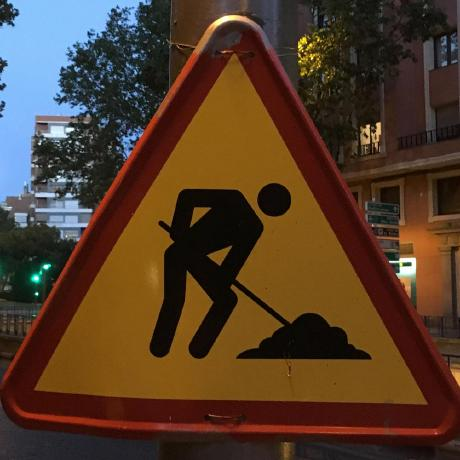
#> input picture assets/roadworks.jpg, 460 x 460 px
$ python make-ink.py
#> lines starting #> are read from the running program, lines starting #| are printed output that depends on the picture; after the words box and inside, x2 and y2 are one past the last pixel; in counts of white or black regions, pixels touching at a corner belong together
"""Writes static/ink-roadworks.webp and -dark.webp: the owner's GitHub avatar, assets/roadworks.jpg,
a road sign with a man digging, painted over in ink. A demo of a work in the left field, until the
artist's page.

Nothing of the photo is kept but where things are. The sign is three strokes of a loaded brush, its
bristles running dry towards the lift; the man is the pictogram's shape as one mass of ink, its edge
soaked into the paper's fibres; the mound a grey wash with the pigment pooled at its rim. Painted on
wet paper, it runs soft and bleeds, and each file is one pale flat ink with the painting as alpha: a
wash behind the text, not a picture beside it.

Run: uv run --no-project --with pillow scripts/make-ink.py"""

import math
import random
from pathlib import Path

from PIL import Image, ImageChops, ImageDraw, ImageFilter, ImageOps

ROOT = Path(__file__).resolve().parent.parent
SOURCE = ROOT / "assets" / "roadworks.jpg"
OUT = ROOT / "static"

# The photo's px, and how many times finer it's painted
SIZE = 460
K = 3
N = SIZE * K

# 7 rows of 32px, at 2x
WIDTH = 448

# The sign's corners on the middle of its red band, and the yellow inside it
APEX, LEFT, RIGHT = (236, 40), (22, 402), (440, 418)
FACE = [(238, 62), (40, 388), (421, 402)]

# Under the shovel's blade: the mound
HEAP = [(240, 340), (262, 322), (285, 312), (300, 305), (380, 305), (380, 365), (234, 365)]

# name -> ink, and how much of the painting's alpha it keeps: a pale wash, the wash of the links'
# band in each theme, so the work stays behind the text
INKS = {"": ((0x8A, 0x83, 0x74), 0.5), "-dark": ((0x8F, 0x89, 0x7D), 0.42)}

WEBP = {"format": "WEBP", "quality": 90, "alpha_quality": 100, "method": 6}


def lut(f) -> list[int]:
    return [max(0, min(255, round(f(v / 255) * 255))) for v in range(256)]


def tone(x: Image.Image, k: float) -> Image.Image:
    return x.point(lut(lambda v: v * k))


def ramp(x: Image.Image, at: float, width: float) -> Image.Image:
    return x.point(lut(lambda v: (v - at + width / 2) / width))


def smooth(a: float, b: float, t: float) -> float:
    t = min(1, max(0, (t - a) / (b - a)))
    return t * t * (3 - 2 * t)


def blur(x: Image.Image, r: float) -> Image.Image:
    return x.filter(ImageFilter.GaussianBlur(r * K))


def screen(*xs: Image.Image) -> Image.Image:
    out = xs[0]
    for x in xs[1:]:
        out = ImageChops.screen(out, x)

    return out


def noise(rng: random.Random, size: tuple[int, int], cells: tuple[int, int]) -> Image.Image:
    """Smooth noise, 0 to 255: `cells` random values across `size`. Drawn out along x, it's the grain a
    brush leaves in its stroke."""
    small = Image.frombytes("L", cells, rng.randbytes(cells[0] * cells[1]))
    return ImageOps.autocontrast(small.resize(size, Image.Resampling.BICUBIC), cutoff=1)


def fibres(rng: random.Random, cell: int) -> Image.Image:
    return noise(rng, (N, N), (N // (cell * K), N // (cell * K)))


def uneven(x: Image.Image, rng: random.Random, cell: int, k: float) -> Image.Image:
    return ImageChops.multiply(x, fibres(rng, cell).point(lut(lambda v: 1 - k + k * v)))


def ragged(mask: Image.Image, rng: random.Random, r=1.0, cell=3, amount=0.5) -> Image.Image:
    """Ink soaks into the paper's fibres: the edge wanders by their noise."""
    wander = fibres(rng, cell).point(lut(lambda v: (v - 0.5) * amount + 0.5))
    return ramp(ImageChops.add(blur(mask, r), wander, offset=-128), 0.5, 0.1)


def rims(x: Image.Image, r: float, k: float) -> Image.Image:
    """The pigment drifts to the edge of a wash as it dries: darker where the wash ends."""
    return screen(x, tone(ImageChops.subtract(x, blur(x, r)), k))


def inside(points: list[tuple[int, int]], shrink=0) -> Image.Image:
    x = Image.new("L", (N, N))
    ImageDraw.Draw(x).polygon([(a * K, b * K) for a, b in points], fill=255)
    return x.filter(ImageFilter.MinFilter(shrink * K * 2 + 1)) if shrink else x


def brush(rng: random.Random, a: tuple, b: tuple, width: float, ink: float, fly: float) -> Image.Image:
    """A stroke of a loaded brush from a to b, painted along x and turned into place: bristles side by
    side, landing in a round, a little wider where it presses. Towards the lift they run dry one by
    one, the edge ones first, and the paper shows through in streaks, the flying white: the lower
    `fly`, the sooner."""
    bristles = 56
    length = math.dist(a, b) * K
    w0 = width * K
    pad = int(w0)
    tile = Image.new("L", (int(length + 2 * pad), int(w0 * 1.6 + 2 * pad)))
    pen = ImageDraw.Draw(tile)
    mid = tile.height / 2

    def w(t: float) -> float:
        land = 0.8 + 0.2 * smooth(0, 0.06, t) + 0.15 * math.exp(-(((t - 0.05) / 0.05) ** 2))
        return w0 * land * (1 - 0.3 * smooth(0.65, 1, t))

    step = 1.5
    thick = max(2, round(w0 / bristles * 2.4))
    for i in range(bristles):
        off = (i + 0.5) / bristles * 2 - 1 + rng.uniform(-0.7, 0.7) / bristles
        dry = min(1 - rng.uniform(0, 0.05), rng.uniform(fly, 1.6) - 0.5 * abs(off) ** 1.5)
        x = pad + w(0) / 2 * (1 - math.sqrt(1 - off * off)) * rng.uniform(0.8, 1.1)

        while x < pad + length * dry:
            t = (x - pad) / length
            fade = smooth(dry - 0.35, dry, t)
            if rng.random() < 0.004 + fade * 0.06:
                x += rng.uniform(4, 30 + 120 * fade)
                continue

            y0, y1 = mid + off * w(t) / 2, mid + off * w(t + step / length) / 2
            pen.line([(x, y0), (x + step + 1, y1)], fill=255, width=thick)
            x += step

    grain = noise(rng, tile.size, (6, 70)).point(lut(lambda v: 0.88 + 0.12 * v))
    stroke = ImageChops.multiply(tone(tile.filter(ImageFilter.GaussianBlur(0.6)), ink), grain)

    # the page's px to the tile's: a lands on (pad, mid), b along x from it
    angle = math.atan2(b[1] - a[1], b[0] - a[0])
    c, s = math.cos(angle), math.sin(angle)
    ax, ay = a[0] * K, a[1] * K
    data = (c, s, pad - ax * c - ay * s, -s, c, mid + ax * s - ay * c)
    return stroke.transform((N, N), Image.Transform.AFFINE, data, Image.Resampling.BICUBIC)


def paint() -> Image.Image:
    rng = random.Random(7)
    photo = Image.open(SOURCE).convert("RGB").resize((N, N), Image.Resampling.LANCZOS).convert("HSV")
#> photo: PIL image 1380x1380 HSV; mean H, S, V 48.9, 159.8, 91.1
    dark = ramp(blur(photo.getchannel("V"), 0.6), 0.32, 0.1).point(lut(lambda v: 1 - v))
    shape = ImageChops.multiply(dark, inside(FACE, shrink=2))
#> in inside, `x = Image.new("L", (N, N))`: x: PIL image 1380x1380 L; every value is 0
#> in inside, `ImageDraw.Draw(x).polygon([(a * K, b * K) for a, b in points], fill=255)`:
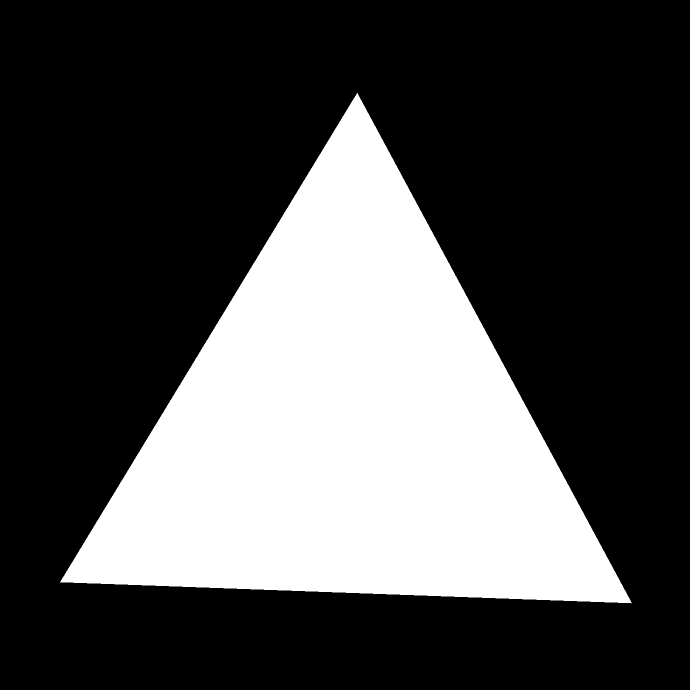
#> x: PIL image 1380x1380 L (shown at 1/2 size); 30.1% white; 1 white region, box (x1, y1, x2, y2) and area: (120, 186, 1264, 1207) 572419
#> in inside, `return x.filter(ImageFilter.MinFilter(shrink * K * 2 + 1)) if shrink e..`: returned value: PIL image 1380x1380 L; 28.7% white; 1 white region, box (x1, y1, x2, y2) and area: (133, 203, 1251, 1200) 546734
    heap = ImageChops.multiply(shape, inside(HEAP))
#> in inside (call 2), `ImageDraw.Draw(x).polygon([(a * K, b * K) for a, b in points], fill=255)`: x: PIL image 1380x1380 L; 3.6% white; 1 white region, box (x1, y1, x2, y2) and area: (702, 915, 1141, 1096) 68689
    man = ImageChops.subtract(shape, heap)

    # the sign: three strokes, lifted at the apex where it hangs
    sides = screen(
        brush(rng, (APEX[0] - 8, APEX[1] + 6), (LEFT[0] + 4, LEFT[1] - 4), 24, 0.96, fly=0.75),
        brush(rng, (LEFT[0] - 2, LEFT[1] + 2), (RIGHT[0] + 2, RIGHT[1] + 2), 22, 0.94, fly=0.6),
        brush(rng, (RIGHT[0] - 2, RIGHT[1] - 12), (APEX[0] + 10, APEX[1] + 8), 23, 0.92, fly=0.5),
    )
#> in brush, `tile = Image.new("L", (int(length + 2 * pad), int(w0 * 1.6 + 2 * pad)))`: tile: PIL image 1361x259 L; every value is 0
#> call 2 of brush, with a = (20, 404), b = (442, 420), width = 22, ink = 0.94, fly = 0.6
#> in brush (call 2), `bristles = 56`: bristles = 56
#> in brush (call 2), `length = math.dist(a, b) * K`: length = 1266.9
#> in brush (call 2), `tile = Image.new("L", (int(length + 2 * pad), int(w0 * 1.6 + 2 * pad)))`: tile: PIL image 1398x237 L; every value is 0
#> in brush (call 2), `thick = max(2, round(w0 / bristles * 2.4))`: thick = 3
#> the loop in brush (call 2), `for i in range(bristles):` made 56 passes
#> (off, dry) on pass 1: (-0.973, 0.712)
#> in brush (call 2), `grain = noise(rng, tile.size, (6, 70)).point(lut(lambda v: 0.88 + 0.12..`:
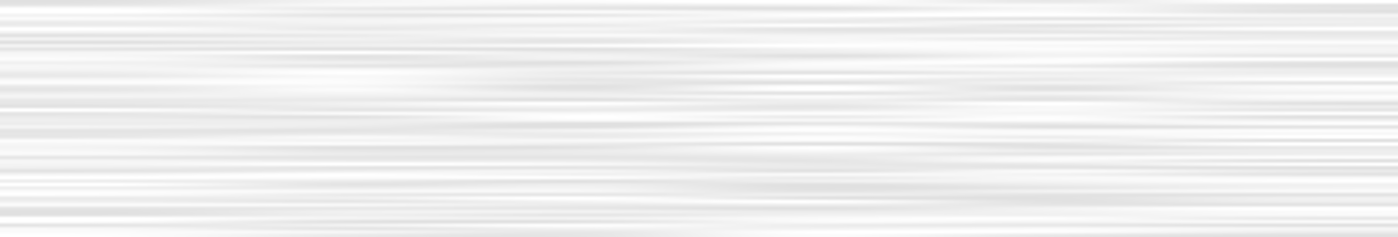
#> grain: PIL image 1398x237 L; min 224, max 255, mean 239.8
#> in brush (call 2), `stroke = ImageChops.multiply(tone(tile.filter(ImageFilter.GaussianBlur..`:
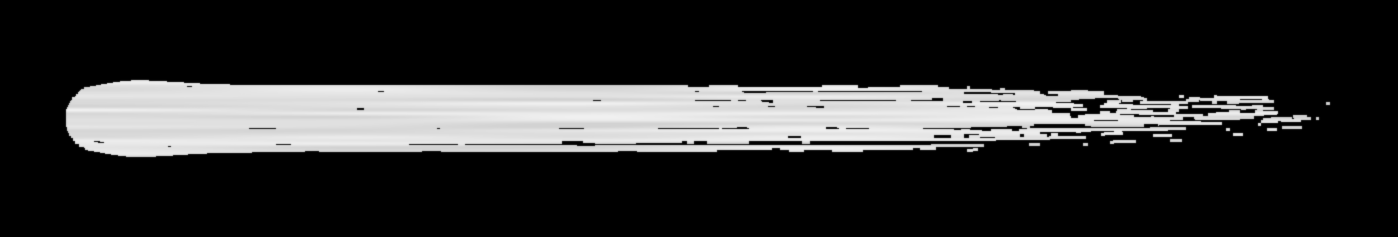
#> stroke: PIL image 1398x237 L; min 0, max 240, mean 45.6
#> in brush (call 3), `tile = Image.new("L", (int(length + 2 * pad), int(w0 * 1.6 + 2 * pad)))`: tile: PIL image 1356x248 L; every value is 0
    sides = screen(sides, tone(blur(sides, 1.2), 0.12))

    # the man: one mass of ink, its grain along his lean
    lean = noise(rng, (N * 2, N * 2), (16, 110)).rotate(-55, Image.Resampling.BICUBIC)
    lean = lean.crop((N // 2, N // 2, N // 2 + N, N // 2 + N)).point(lut(lambda v: 0.9 + 0.1 * v))
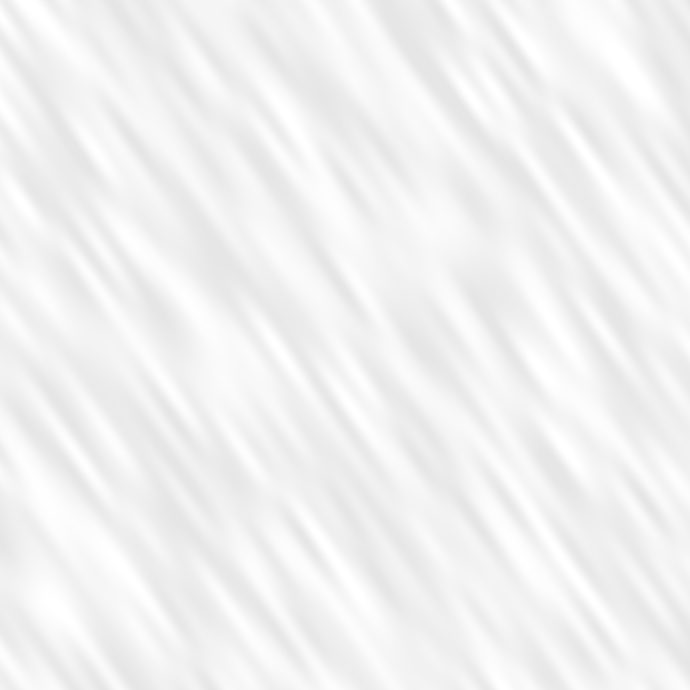
#> lean: PIL image 1380x1380 L (shown at 1/2 size); min 230, max 255, mean 241.7
    man = ImageChops.multiply(tone(ragged(man, rng), 0.97), lean)
#> in noise (call 5), `return ImageOps.autocontrast(small.resize(size, Image.Resampling.BICUB..`:
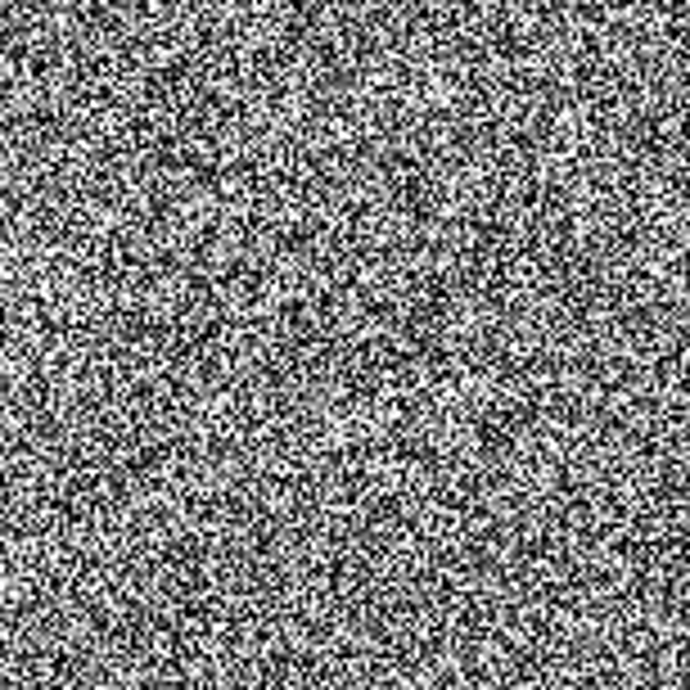
#> returned value: PIL image 1380x1380 L (shown at 1/2 size); min 0, max 255, mean 126.4

    # the mound: a grey wash, pooled at its rim and settled into the paper's grain
    heap = rims(tone(ragged(heap, rng, r=1.2, cell=4, amount=0.8), 0.5), 3, 1.6)
#> call 2 of ragged, with r = 1.2, cell = 4, amount = 0.8
#> in noise (call 6), `small = Image.frombytes("L", cells, rng.randbytes(cells[0] * cells[1]))`:
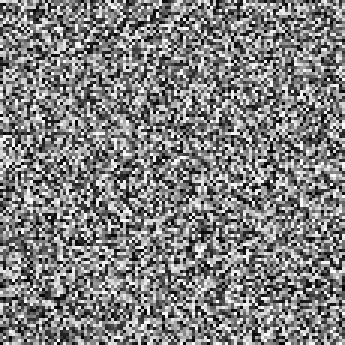
#> small: PIL image 115x115 L (shown 3 times larger); min 0, max 255, mean 127.5
#> in ragged (call 2), `wander = fibres(rng, cell).point(lut(lambda v: (v - 0.5) * amount + 0...`:
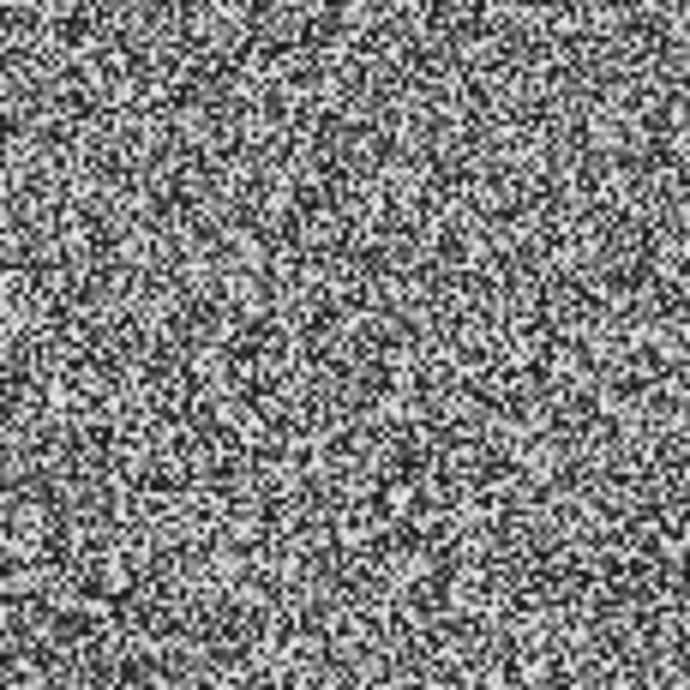
#> wander: PIL image 1380x1380 L (shown at 1/2 size); min 25, max 230, mean 127.2
    heap = uneven(ImageChops.multiply(heap, fibres(rng, 1).point(lut(lambda v: 0.72 + 0.28 * v))), rng, 12, 0.3)

    # painted on wet paper: every stroke runs soft, and the ink bleeds out past its edge in a feathered halo
    painting = screen(sides, heap, man)
    painting = ImageChops.blend(painting, blur(painting, 1.6), 0.6)
    painting = screen(painting, uneven(tone(blur(painting, 5), 0.35), rng, 8, 0.6))
    painting = ImageChops.multiply(painting, fibres(rng, 1).point(lut(lambda v: 0.9 + 0.1 * v)))
    return painting.resize((WIDTH, WIDTH), Image.Resampling.LANCZOS)


def main() -> None:
    alpha = paint()
    for suffix, (ink, keep) in INKS.items():
        x = Image.new("RGBA", alpha.size, (*ink, 0))
        x.putalpha(tone(alpha, keep))
        x.save(OUT / f"ink-roadworks{suffix}.webp", **WEBP)


if __name__ == "__main__":
    main()
